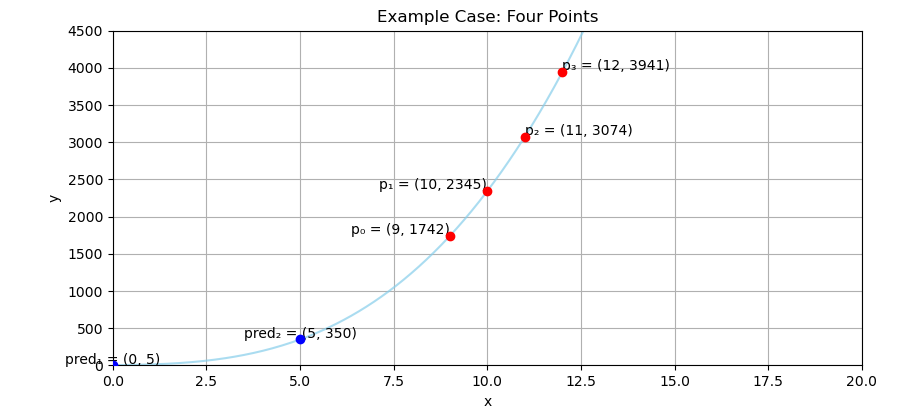

Reproduce this figure in Python.
import matplotlib.pyplot as plt
import numpy as np

# Define the four data points
p0 = (9, 1742)
p1 = (10, 2345)
p2 = (11, 3074)
p3 = (12, 3941)

# Define prediction points based on the formula y = 5 + 4x + 3x^2 + 2x^3
pr1 = (0, 5)
pr2 = (5, 350)

# Define the cubic function
def cubic_func(x):
    return 5 + 4 * x + 3 * x**2 + 2 * x**3

# Generate x values for plotting the curve
x_vals = np.linspace(0, 20, 400)
y_vals = cubic_func(x_vals)

# Plot the curve with a soft blue color and transparency
plt.plot(x_vals, y_vals, color='skyblue', alpha=0.7)

# Plot the data points
plt.scatter(*p0, color='red', zorder=5)
plt.scatter(*p1, color='red', zorder=5)
plt.scatter(*p2, color='red', zorder=5)
plt.scatter(*p3, color='red', zorder=5)

# Plot the prediction points
plt.scatter(*pr1, color='blue', zorder=5)
plt.scatter(*pr2, color='blue', zorder=5)

# Show coordinates next to each point
plt.text(p0[0], p0[1]+25, f'p₀ = {p0}', ha='right')
plt.text(p1[0], p1[1]+25, f'p₁ = {p1}', ha='right')
plt.text(p2[0], p2[1]+25, f'p₂ = {p2}', ha='left')
plt.text(p3[0], p3[1]+25, f'p₃ = {p3}', ha='left')

plt.text(pr1[0], pr1[1]+20, f'pred₁ = {pr1}', ha='center')
plt.text(pr2[0], pr2[1]+20, f'pred₂ = {pr2}', ha='center')

# Customize the plot
plt.title('Example Case: Four Points')
plt.xlabel('x')
plt.ylabel('y')
plt.xlim(0, 20)
plt.ylim(0, 4500)
plt.grid(True)
plt.axhline(0, color='black', linewidth=0.5)
plt.axvline(0, color='black', linewidth=0.5)
plt.tight_layout()

# Show the plot
plt.show()
